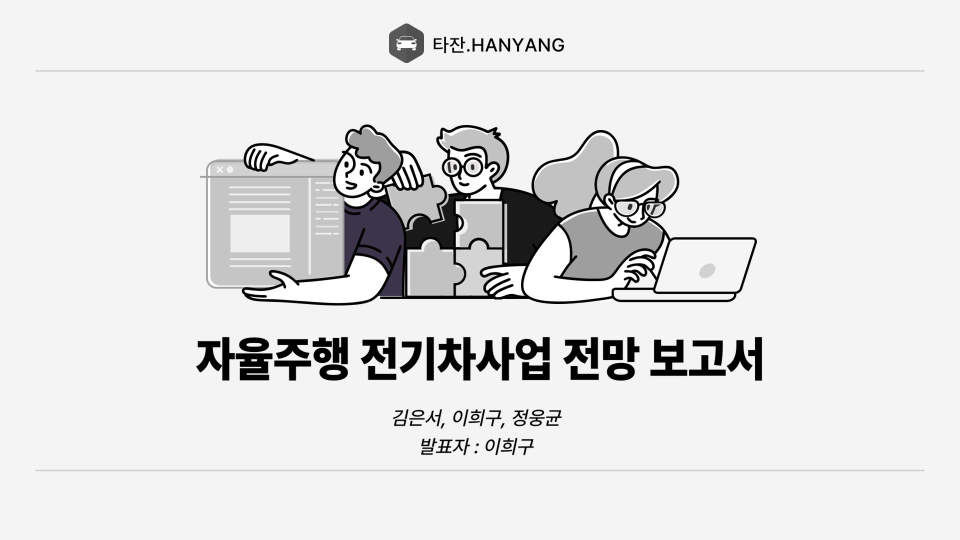
#> input picture images/슬라이드1.JPG, 1920 x 1080 px, given in place of your video file, which was not available (shown at 1/2 size)
$ python camera_version.py
#> lines starting #> are read from the running program, lines starting #| are printed output that depends on the picture; after the words box and inside, x2 and y2 are one past the last pixel; in counts of white or black regions, pixels touching at a corner belong together; pictures that were not available may be replaced by others from this repository, and a replacement may not be noted
import cv2
import sys
import math
import cv2 as cv
import numpy as np

cap = cv2.VideoCapture("your video file")

while (True):
    ret, src = cap.read()
#> src is the input picture: shape (1080, 1920, 3); mean B, G, R 226.2, 226, 226.1

    src = cv2.resize(src, (640, 360))
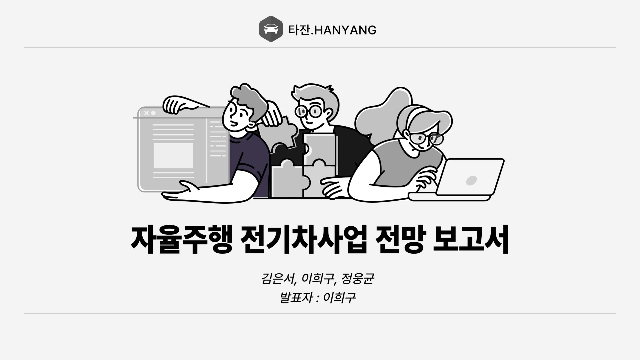
#> src: shape (360, 640, 3); mean B, G, R 226.2, 226, 226.1

    dst = cv.Canny(src, 50, 200, None, 3)
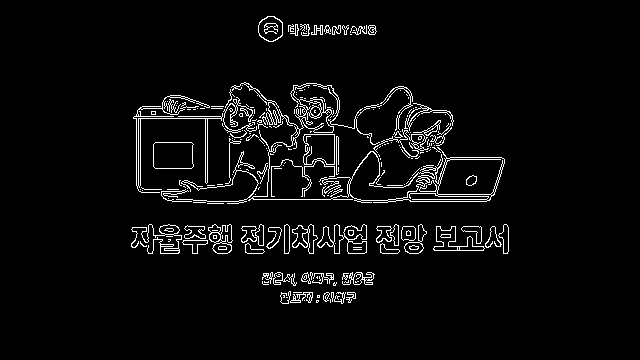
#> dst: shape (360, 640); 4.3% white in thin lines or dots, all inside (x1, y1, x2, y2) = (131, 16, 509, 304)

    cdst = cv.cvtColor(dst, cv.COLOR_GRAY2BGR)
    cdstP = np.copy(cdst)

    lines = cv.HoughLines(dst, 1, np.pi / 180, 150, None, 0, 0)
#> lines = [[199, 1.57], [204, 1.55]]

    if lines is not None:
        for i in range(0, len(lines)):
            rho = lines[i][0][0]
            theta = lines[i][0][1]
            a = math.cos(theta)
            b = math.sin(theta)
            x0 = a * rho
            y0 = b * rho
            pt1 = (int(x0 + 1000 * (-b)), int(y0 + 1000 * (a)))
            pt2 = (int(x0 - 1000 * (-b)), int(y0 - 1000 * (a)))
            cv.line(cdst, pt1, pt2, (0, 0, 255), 3, cv.LINE_AA)
#> this loop made 2 passes
#> (rho, theta, a, b, x0, y0, pt1, pt2) on passes 1 to 2: (199, 1.57, -4.37e-08, 1, -8.7e-06, 199, (-1000, 198), (999, 199)), (204, 1.55, 0.0175, 1, 3.56, 204, (-996, 221), (1003, 186))
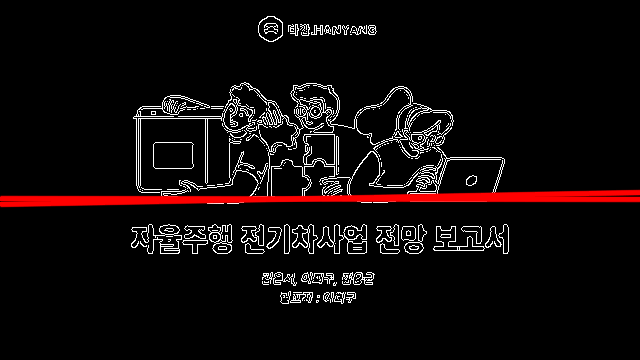
#> cdst: shape (360, 640, 3); mean B, G, R 10.1, 10.1, 16.2

    linesP = cv.HoughLinesP(dst, 1, np.pi / 180, 50, None, 50, 10)
#> linesP = 57 rows, first 6: [388, 199, 490, 199], [134, 116, 336, 116], [261, 199, 317, 199], [410, 201, 486, 201], [176, 226, 263, 226], [434, 246, 508, 246]

    if linesP is not None:
        for i in range(0, len(linesP)):
            l = linesP[i][0]
            cv.line(cdstP, (l[0], l[1]), (l[2], l[3]), (0, 0, 255), 3, cv.LINE_AA)
#> this loop made 57 passes
#> l on passes 1 to 12: [388, 199, 490, 199], [134, 116, 336, 116], [261, 199, 317, 199], [410, 201, 486, 201], [176, 226, 263, 226], [434, 246, 508, 246], [133, 118, 230, 118], [380, 248, 453, 250], [132, 231, 242, 229], [137, 188, 199, 189], [135, 238, 244, 242], [136, 232, 354, 243]
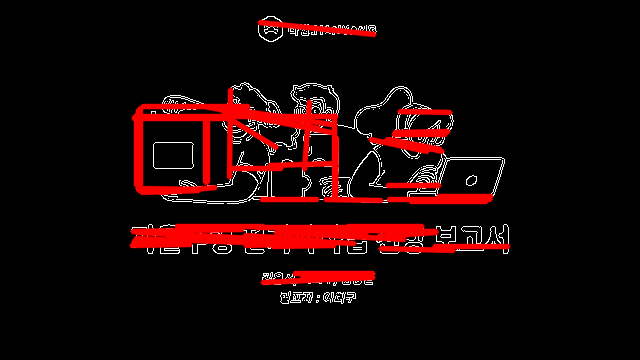
#> cdstP: shape (360, 640, 3); mean B, G, R 5.4, 5.4, 25.3

    cv.imshow("Source", src)
    cv.imshow("Detected Lines (in red) - Standard Hough Line Transform", cdst)
    cv.imshow("Detected Lines (in red) - Probabilistic Line Transform", cdstP)

    if cv2.waitKey(1) & 0xFF == ord('q'):
#> (key q is pressed here)
        break

cap.release()
cv2.destroyAllWindows()

$ run again, on images/슬라이드10.JPG
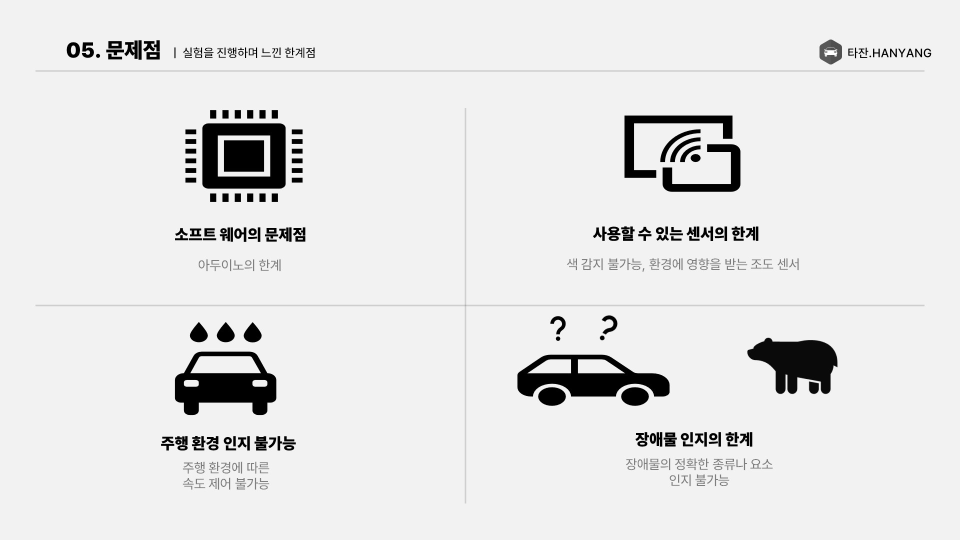
#> input picture images/슬라이드10.JPG, 1920 x 1080 px, given in place of your video file, which was not available (shown at 1/2 size)
#> src is the input picture: shape (1080, 1920, 3); min 0, max 255, mean 228.9
#> src: shape (360, 640, 3)
#> dst: shape (360, 640); 3.8% white in thin lines or dots, all inside (x1, y1, x2, y2) = (23, 26, 621, 336)
#> lines = [[202, 1.57], [204, 1.57], [309, 0], [311, 0]]
#> the loop `for i in range(0, len(lines)):` made 4 passes
#> (rho, theta, a, b, x0, y0, pt1, pt2) on passes 1 to 4: (202, 1.57, -4.37e-08, 1, -8.83e-06, 202, (-1000, 201), (999, 202)), (204, 1.57, -4.37e-08, 1, -8.92e-06, 204, (-1000, 203), (999, 204)), (309, 0, 1, 0, 309, 0, (309, 1000), (309, -1000)), (311, 0, 1, 0, 311, 0, (311, 1000), (311, -1000))
#> after the loop `for i in range(0, len(lines)):`:
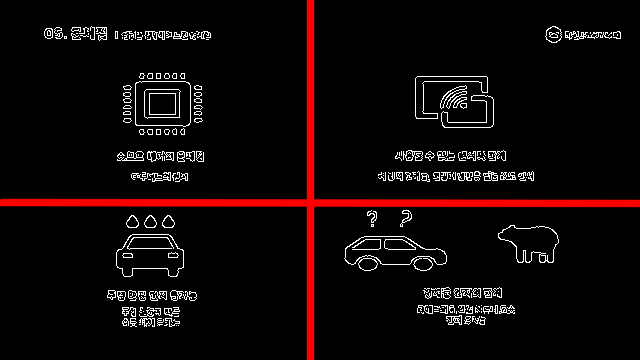
#> cdst: shape (360, 640, 3); mean B, G, R 7.7, 7.7, 15.8
#> linesP = 56 rows, first 6: [23, 204, 616, 204], [23, 202, 616, 202], [309, 335, 309, 72], [311, 335, 311, 72], [45, 36, 210, 36], [434, 172, 533, 172]
#> the loop `for i in range(0, len(linesP)):` made 56 passes
#> after the loop `for i in range(0, len(linesP)):`:
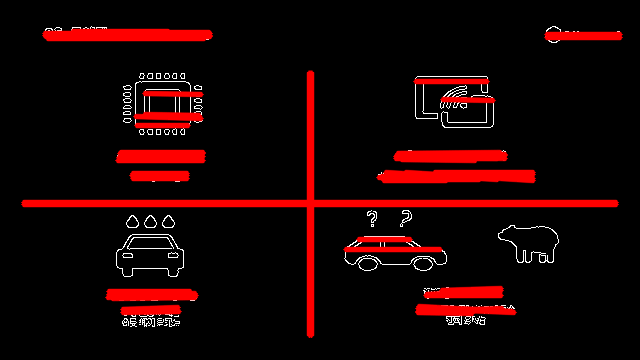
#> cdstP: shape (360, 640, 3); mean B, G, R 3.3, 3.3, 25.4

$ run again, on images/슬라이드11.JPG
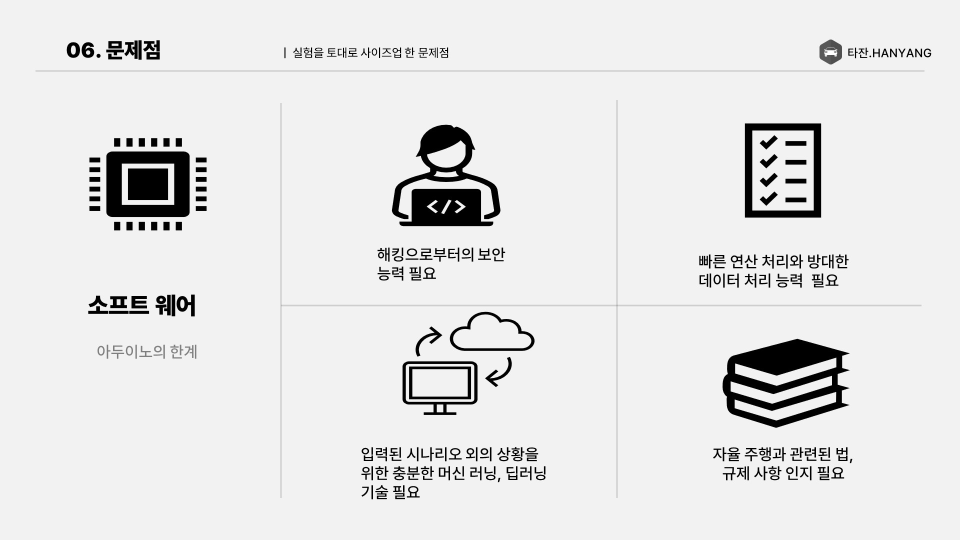
#> input picture images/슬라이드11.JPG, 1920 x 1080 px, given in place of your video file, which was not available (shown at 1/2 size)
#> src is the input picture: shape (1080, 1920, 3); min 0, max 255, mean 228.2
#> src: shape (360, 640, 3)
#> dst: shape (360, 640); 4.5% white in thin lines or dots, all inside (x1, y1, x2, y2) = (44, 26, 621, 334)
#> lines = [[202, 1.57], [204, 1.57], [410, 0], [412, 0], [186, 0], [188, 0], [196, 1.59]]
#> the loop `for i in range(0, len(lines)):` made 7 passes
#> (rho, theta, a, b, x0, y0, pt1, pt2) on passes 1 to 6: (202, 1.57, -4.37e-08, 1, -8.83e-06, 202, (-1000, 201), (999, 202)), (204, 1.57, -4.37e-08, 1, -8.92e-06, 204, (-1000, 203), (999, 204)), (410, 0, 1, 0, 410, 0, (410, 1000), (410, -1000)), (412, 0, 1, 0, 412, 0, (412, 1000), (412, -1000)), (186, 0, 1, 0, 186, 0, (186, 1000), (186, -1000)), (188, 0, 1, 0, 188, 0, (188, 1000), (188, -1000))
#> after the loop `for i in range(0, len(lines)):`:
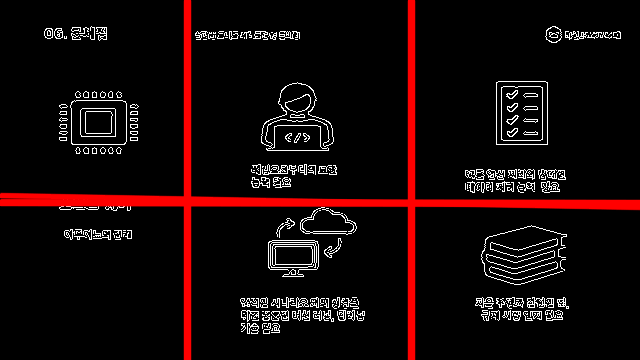
#> cdst: shape (360, 640, 3); mean B, G, R 9.2, 9.2, 21.7
#> linesP = 71 rows, first 6: [186, 202, 613, 202], [186, 204, 614, 204], [412, 331, 412, 67], [410, 332, 410, 67], [186, 331, 186, 68], [188, 331, 188, 68]
#> the loop `for i in range(0, len(linesP)):` made 71 passes
#> after the loop `for i in range(0, len(linesP)):`:
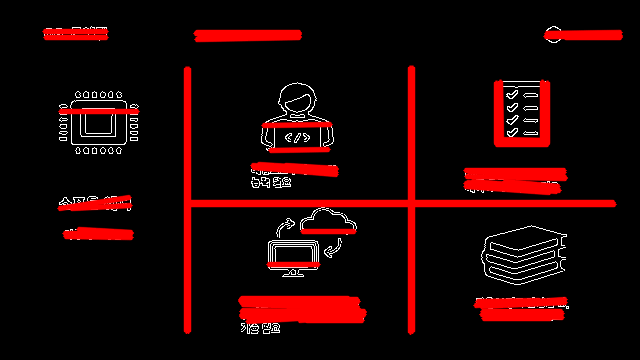
#> cdstP: shape (360, 640, 3); mean B, G, R 4.2, 4.2, 29.5

$ run again, on images/슬라이드12.JPG
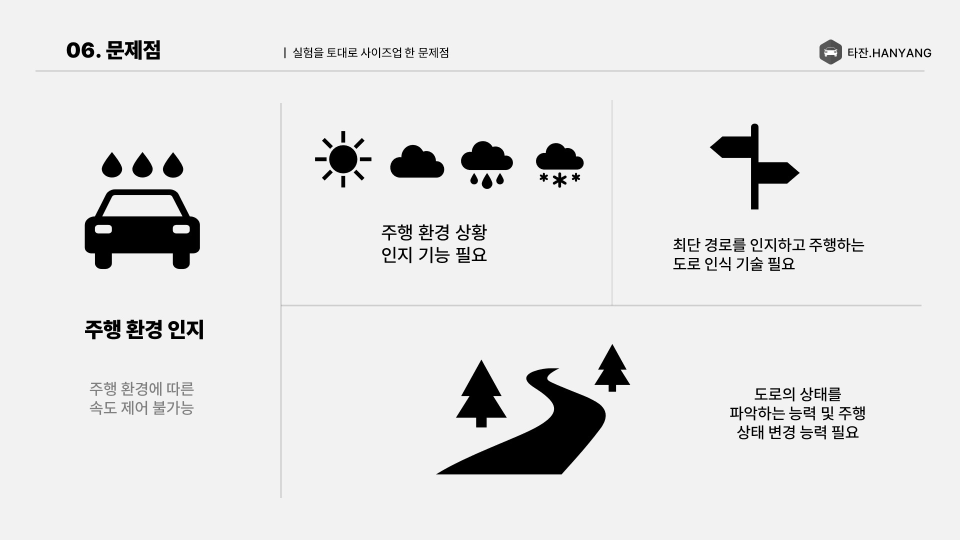
#> input picture images/슬라이드12.JPG, 1920 x 1080 px, given in place of your video file, which was not available (shown at 1/2 size)
#> src is the input picture: shape (1080, 1920, 3); min 0, max 255, mean 228.1
#> src: shape (360, 640, 3)
#> dst: shape (360, 640); 3.4% white in thin lines or dots, all inside (x1, y1, x2, y2) = (44, 26, 621, 333)
#> lines = [[204, 1.57], [202, 1.57], [186, 0], [188, 0]]
#> the loop `for i in range(0, len(lines)):` made 4 passes
#> (rho, theta, a, b, x0, y0, pt1, pt2) on passes 1 to 4: (204, 1.57, -4.37e-08, 1, -8.92e-06, 204, (-1000, 203), (999, 204)), (202, 1.57, -4.37e-08, 1, -8.83e-06, 202, (-1000, 201), (999, 202)), (186, 0, 1, 0, 186, 0, (186, 1000), (186, -1000)), (188, 0, 1, 0, 188, 0, (188, 1000), (188, -1000))
#> after the loop `for i in range(0, len(lines)):`:
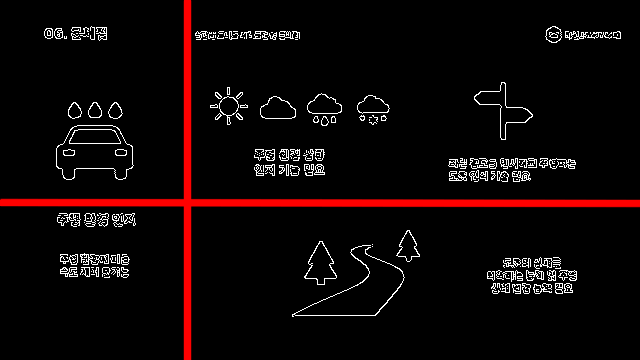
#> cdst: shape (360, 640, 3); mean B, G, R 7.1, 7.1, 15.2
#> linesP = 57 rows, first 6: [186, 202, 613, 202], [186, 204, 614, 204], [186, 331, 186, 68], [188, 331, 188, 68], [254, 157, 322, 159], [44, 33, 106, 33]
#> the loop `for i in range(0, len(linesP)):` made 57 passes
#> after the loop `for i in range(0, len(linesP)):`:
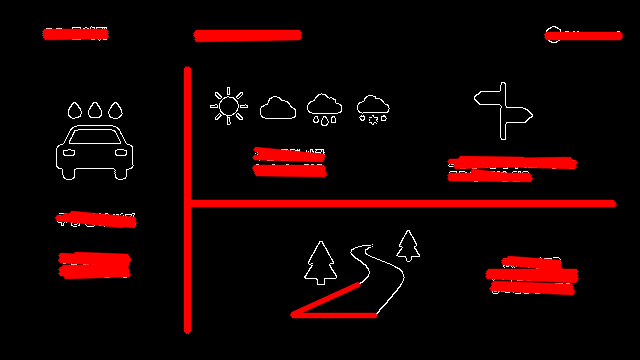
#> cdstP: shape (360, 640, 3); mean B, G, R 2.6, 2.6, 22.1
